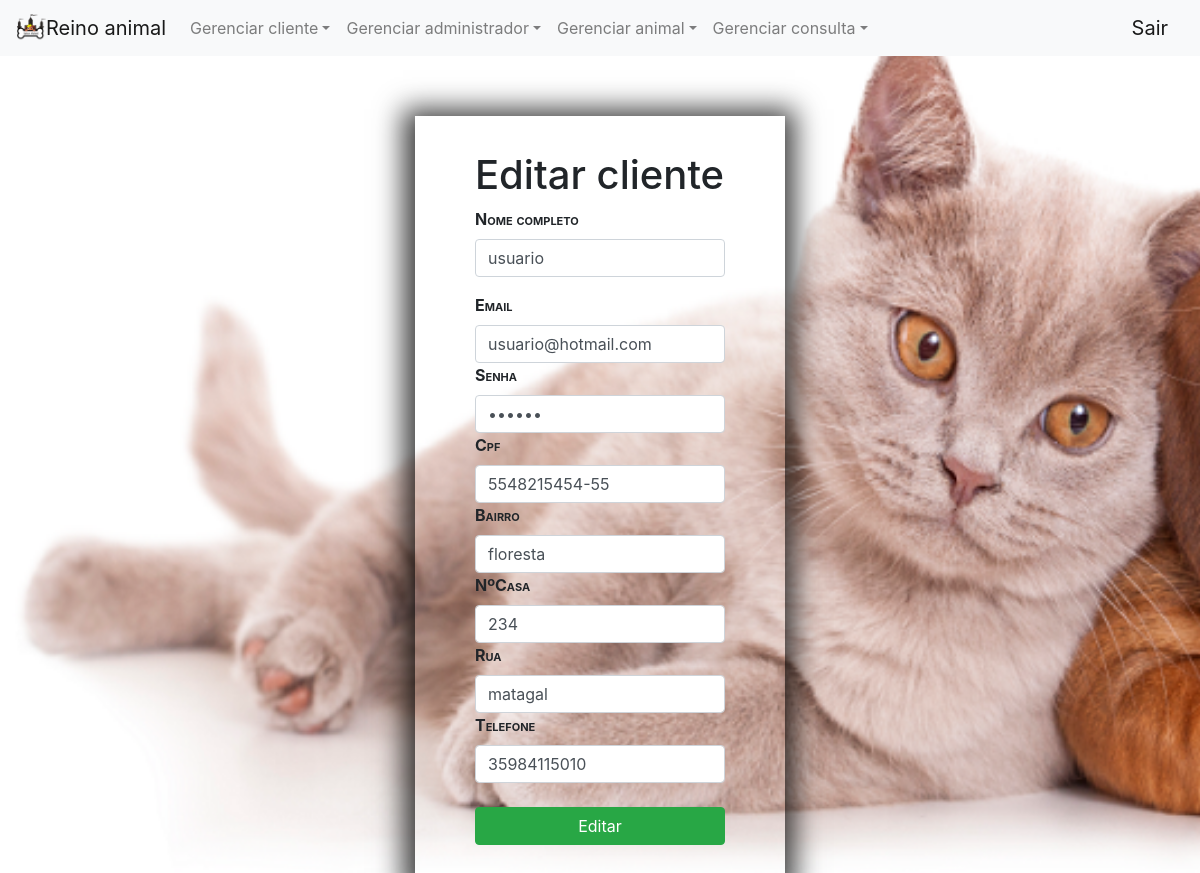
/PROJETO/Adm/editar/editar_cliente.php?id=1, run on the app's committed database.
### tables this page shows
CREATE TABLE `cliente` (
  `id_cliente` int(11) NOT NULL,
  `nome` varchar(200) NOT NULL,
  `cpf` varchar(14) NOT NULL,
  `bairro` varchar(150) NOT NULL,
  `rua` varchar(100) NOT NULL,
  `num_casa` int(11) NOT NULL,
  `telefone` varchar(13) NOT NULL,
  `email` varchar(260) NOT NULL,
  `senha` varchar(200) NOT NULL
);

### PROJETO/Adm/funcao/funcao_select.php (called while the page is built, shortened)
<?php
include("../conexao/fecha_conexao.php");
function select($tabela, $coluna = "*", $where = NULL, $ordem = NULL, $limite = NULL) {
    $sql = "SELECT {$coluna} FROM {$tabela} {$where} {$ordem} {$limite}";
    if ($conexao = connect()) {
        if ($query = mysqli_query($conexao, $sql)) {
            if (mysqli_num_rows($query) > 0) {
                $resultados_totais = array();
                while ($resultado = mysqli_fetch_assoc($query)) {
                    $resultados_totais[] = $resultado;
                }
                return $resultados_totais;
            } else {
                return false;
            }
        } else {
            return false;
        }
    } else {
        return false;
    }
}

### PROJETO/Adm/conexao/fecha_conexao.php (called while the page is built)
<?php
function fechaConexao($conexao){
   $fecha = mysqli_close($conexao);
   if(!$fecha){
       echo "Impossivel fechar a conexao";
       return false;
   }else{
       return true;
   }
}

### PROJETO/Adm/editar/editar_cliente.php (the view, shortened to what this page needs)
<?php
include("../funcao/funcao_select.php");
$id = $_REQUEST['id'];
$consulta = select("cliente", "*", "WHERE id_cliente = '$id'", "ORDER BY nome ASC");
?>
<DOCTYPE html>
    <html lang="pt-br">
        <head>
            <link rel="stylesheet" href="https://maxcdn.bootstrapcdn.com/bootstrap/4.0.0/css/bootstrap.min.css">
            <link rel="stylesheet" type="text/css" href="css/estiloregistro.css">
        </head>
        <body>
            <nav class="navbar navbar-expand-lg navbar-light bg-light">
                <a class="navbar-brand" href="HomeVeterinario.php"><img src="../img/reino.png" alt="" width="30px" class="d-inline-block align-top" alt="">Reino animal</a>
                <div class="collapse navbar-collapse" id="navbarTogglerDemo01">
                    <ul class="navbar-nav mr-auto mt-2 mt-lg-0">
                        <li class="nav-item dropdown">
                            <a class="nav-link dropdown-toggle" href="#" id="dropdownMenuLink" data-toggle="dropdown" aria-haspopup="true" aria-expanded="false">Gerenciar cliente<span class="sr-only">(current)</span></a>
                        </li>
                        <li class="nav-item dropdown">
                            <a class="nav-link dropdown-toggle" href="#" id="dropdownMenuLink" data-toggle="dropdown" aria-haspopup="true" aria-expanded="false">Gerenciar administrador<span class="sr-only">(current)</span></a>
                        </li>
                        <li class="nav-item dropdown">
                            <a class="nav-link dropdown-toggle" href="#" id="dropdownMenuLink" data-toggle="dropdown" aria-haspopup="true" aria-expanded="false">Gerenciar animal<span class="sr-only">(current)</span></a>
                        </li>
                        <li class="nav-item dropdown">
                            <a class="nav-link dropdown-toggle" href="#" id="dropdownMenuLink" data-toggle="dropdown" aria-haspopup="true" aria-expanded="false">Gerenciar consulta<span class="sr-only">(current)</span></a>
                        </li>
                    </ul>
                    <ul class="nav navbar-nav navbar-right">
                        <a class="navbar-brand" href="../sessao/Logout.php"><img alt="" width="30px" class="d-inline-block align-top" alt="">Sair</a>
                    </ul>
                </div>
            </nav>
            <header>
                <div class="container-fluid">
                    <div class="row">
                        <div class="col-md-4 col-sm-4 col-xs-12"></div>
                        <div class="col-md-4 col-sm-4 col-xs-12">
                            <?php
                            if ($consulta == true) {
                                for ($i = 0; $i < count($consulta); $i++) {
                                    ?>
                                    <form name = "login_sys" class = "login" action = "../atualizar/atualizar_cliente.php" method = "POST">
                                        <h1>
                                            Editar cliente
                                        </h1>
                                        <div class = "form-group">
                                            <label>Nome completo</label>
                                            <input type = "text" name = "nome"class = "form-control" placeholder = "Name" value="<?php echo $consulta[$i]['nome']; ?>"required>
                                        </div>
                                        <div>
                                            <label> Email</label>
                                            <input type = "email" name = "email" class = "form-control" placeholder = "Email" value="<?php echo $consulta[$i]['email']; ?>"required>
                                        </div>
                                        <div>
                                            <label>Senha</label>
                                            <input type = "Password" name = "senha" class = "form-control" maxlength = "8" placeholder = "Senha" value="<?php echo $consulta[$i]['senha']; ?>"required>
                                        </div>
                                        <div>
                                            <label>Cpf</label>
                                            <input type = "number_format" class = "form-control" name = "cpf" placeholder = "Cpf" value="<?php echo $consulta[$i]['cpf']; ?>"required>
                                        </div>
                                        <div>
                                            <label>Bairro</label>
                                            <input type = "text" name = "bairro" class = "form-control" placeholder = "Bairro" value="<?php echo $consulta[$i]['bairro']; ?>"required>
                                        </div>
                                        <div>
                                            <label>NºCasa </label>
                                            <input type = "number_format" name ="num_casa" class = "form-control" placeholder = "NºCasa" value="<?php echo $consulta[$i]['num_casa']; ?>"required>
                                        </div>
                                        <div>
                                            <label> Rua</label>
                                            <input type = "text" class = "form-control" name = "rua" placeholder = "Rua" value="<?php echo $consulta[$i]['rua']; ?>"required>
                                        </div>
                                        <div>
                                            <label> Telefone</label>
                                            <input type = "tel" class = "form-control" name = "telefone" placeholder = "Telefone" value="<?php echo $consulta[$i]['telefone']; ?>"required>
                                        </div>
                                        <br/>
                                        <div>
                                            <button type = "submit" value = "Atualizar" method = "post" class = "btn btn-primary btn-success btn-block">Editar</button>
                                        </div>
                                    </form>
                                    <?php
                                }
                            } else {
                                echo "Nenhum dado encontrado!";
                            }
                            ?>
                        </div>
                        <div class = "col-md-4 col-sm-4 col-xs-12"></div>
                    </div>
                </div>
            </header>
        </body>
    </html>

### Administrador/css/estiloregistro.css (style rules this page uses)
.login { border: 0px solid #fff; padding: 35px 60px; -webkit-box-shadow: -1px 4px 26px 11px rgba(0,0,0,0.75); -moz-box-shadow: -1px 4px 26px 11px rgba(0,0,0,0.75); box-shadow: -1px 4px 26px 11px rgba(0,0,0,0.75); }
body { background: url('../img/animal.png'); background-size: cover; background-repeat: no-repeat; background-attachment: fixed; }
label { font-variant: small-caps; font-weight: 700; }
form { margin-top: 60px; }

### data on the page
cliente: nome "usuario", email "usuario@hotmail.com", cpf "5548215454-55", bairro "floresta", num_casa "234", rua "matagal", telefone "35984115010"
